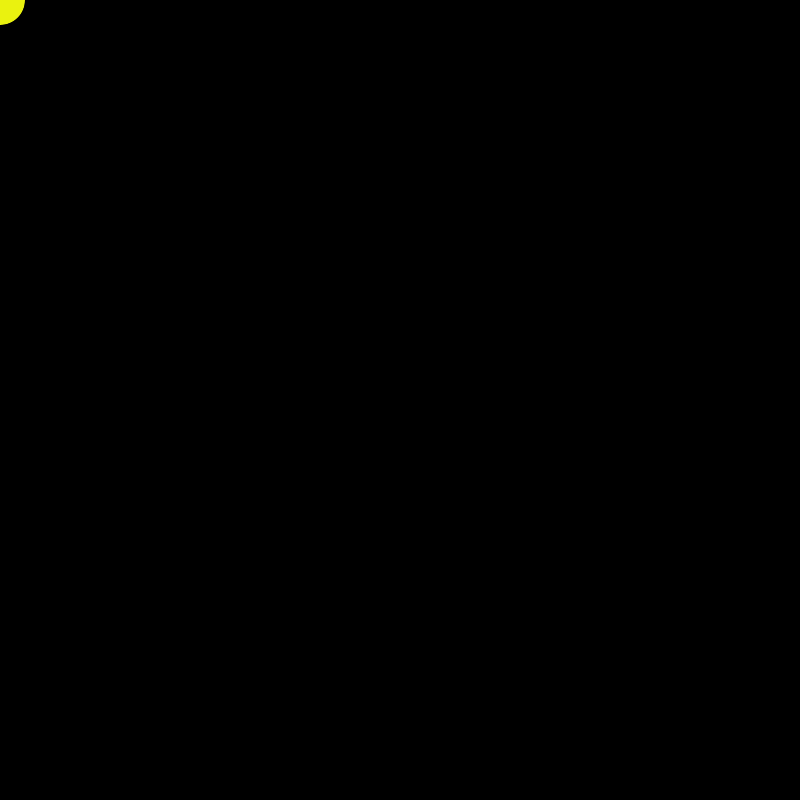
Frame 1 (no input)
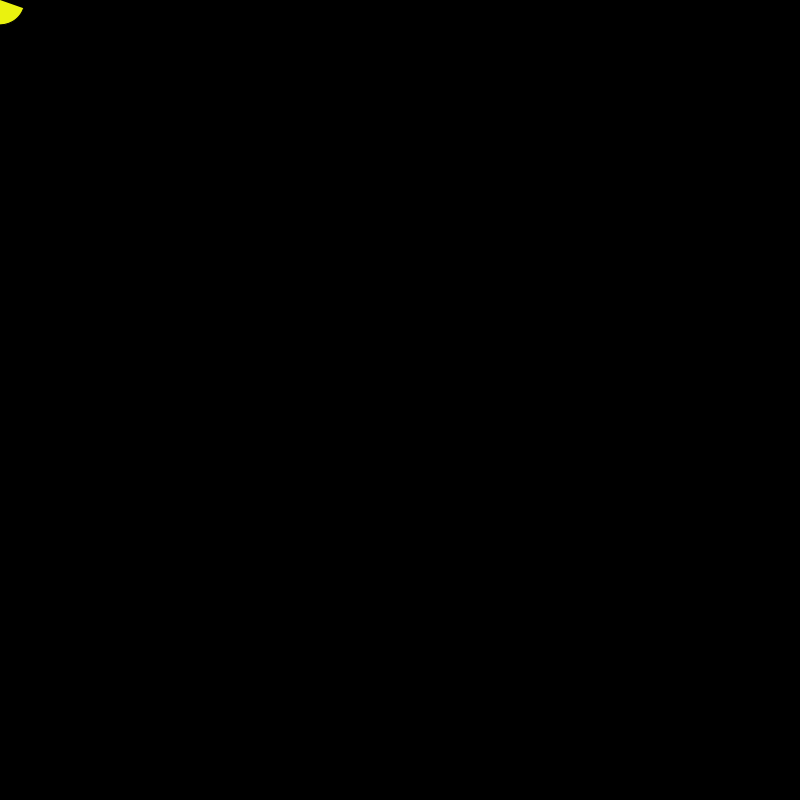
Frame 60 (the mouse pressed at the canvas centre just before this capture)
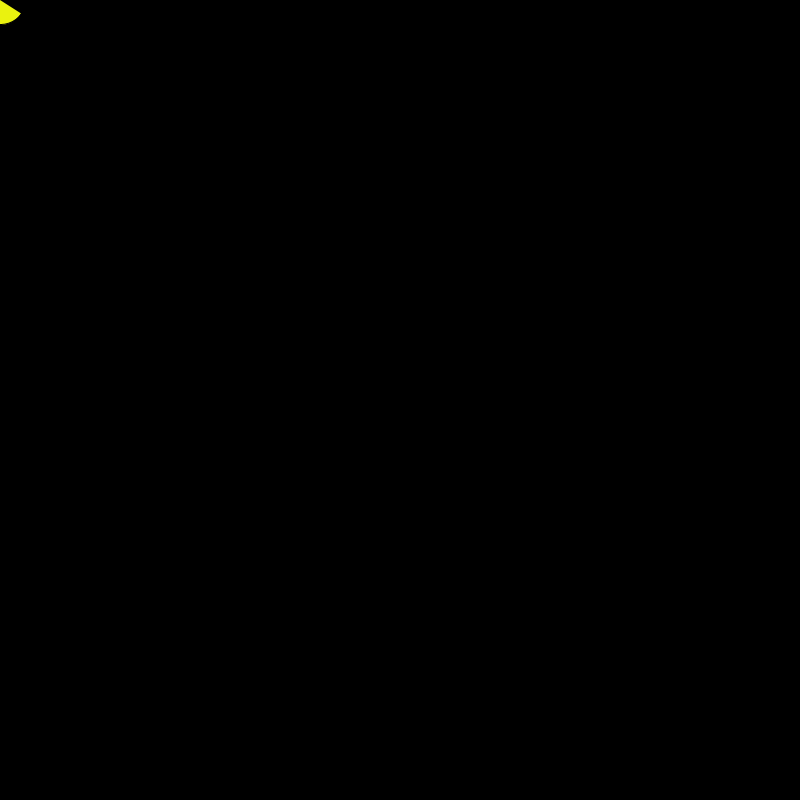
Frame 120 (the mouse held since frame 60 and released just before this capture)

The Processing sketch that drew these frames (run headless with seeded random() and noise(); from frame 60 on, the mouse is pressed at the canvas centre):

// Processing sketch: pacman_function_class
// ── pacman_function_class.pde
/* Created by Aven on July 4th
for Go beyond classics: Bring video game into real world
demo on class/object
*/
float pacSize = 50;
float x = 0;
float y = 0;
float init_spd = 2;
float speed = init_spd;
float xPlus = 0;
float yPlus = 0;
int direct = 0;
void setup() {
  //size(800, 100);
  size(800, 800);
}

void draw() {
  background(0);
  //pacDisplay(x, height/2, pacSize);
  pacDisplay(x, y, pacSize);
  //x++;
  pacMove();
}


void pacDisplay(float x, float y, float pacSize) {
  fill(#EAF20F);
  float angle = abs(sin(frameCount/5))*PI/5;
  arc(x, y, pacSize, pacSize, direct*PI/2+angle, direct*PI/2+2*PI-angle);
  println("speed" + ":" +speed+ "  " + "xPlus" +":"+xPlus+ "  "  + "yPlus"+":"+ yPlus);
}

void pacMove() { 
  if (keyPressed) { //KEY CONTROL
    //----------------SPEED UP------------------------------------

    if (keyCode == SHIFT) { //shift key pressed down
      xPlus *= 1.05; 
      yPlus *= 1.05;// speed increasing
      speed *= 1.05;
    }
    //----------------SPEED UP------------------------------------
    //----------------DIRECTION------------------------------------
    if (keyCode == RIGHT) {
      direct = 0;
      xPlus = speed;
    }
    if (keyCode == DOWN) {
      direct = 1;
      yPlus = speed;
    }
    if (keyCode == LEFT) {
      direct = 2;
      xPlus = -speed;
    }
    if (keyCode == UP) {
      direct = 3;
      yPlus = -speed;
    }
    //----------------DIRECTION------------------------------------
  }
  x += xPlus;//move
  y += yPlus;
  //---------------go beyond screen--------------------------------
  if (x > width+pacSize/2) x = -pacSize/2;
  if (x< -pacSize/2) x = width+pacSize/2;
  if (y > height+pacSize/2) y = -pacSize/2;
  if (y<-pacSize/2) y = height+pacSize/2;
  //---------------go beyond screen--------------------------------
}
void keyReleased() {
  xPlus = 0;
  yPlus = 0;
  speed = init_spd;
}
